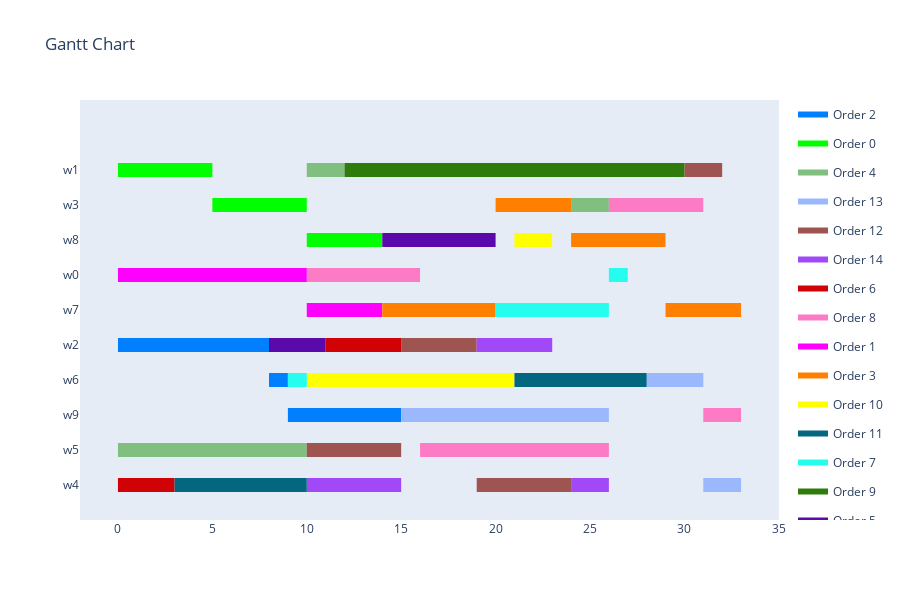

The cell this chart's notebook holds for it:
### Markdown cell above
Visualization

### Code cell
visualize_schedule(schedule, production_environment, orders)

### Figure 1 — Plotly figure (JSON) as saved in the notebook; plotly's stock layout.template omitted (floating-point values rounded to 4 significant figures)
{"data": [{"fill": "toself", "fillcolor": "rgb(0, 128, 255)", "hoverinfo": "name", "legendgroup": "rgb(0, 128, 255)", "mode": "none", "name": "Order 2", "type": "scatter", "x": [0, 8, 8, 0, 0, 8, 9, 9, 8, 8, 9, 13, 13, 9, 9, 13, 15, 15, 13], "y": [3.8, 3.8, 4.2, 4.2, null, 2.8, 2.8, 3.2, 3.2, null, 1.8, 1.8, 2.2, 2.2, null, 1.8, 1.8, 2.2, 2.2]}, {"fill": "toself", "fillcolor": "rgb(0, 255, 0)", "hoverinfo": "name", "legendgroup": "rgb(0, 255, 0)", "mode": "none", "name": "Order 0", "type": "scatter", "x": [0, 4, 4, 0, 0, 4, 5, 5, 4, 4, 5, 10, 10, 5, 5, 10, 14, 14, 10], "y": [8.8, 8.8, 9.2, 9.2, null, 8.8, 8.8, 9.2, 9.2, null, 7.8, 7.8, 8.2, 8.2, null, 6.8, 6.8, 7.2, 7.2]}, {"fill": "toself", "fillcolor": "rgb(128, 191, 128)", "hoverinfo": "name", "legendgroup": "rgb(128, 191, 128)", "mode": "none", "name": "Order 4", "type": "scatter", "x": [10, 12, 12, 10, 10, 24, 26, 26, 24, 24, 0, 8, 8, 0, 0, 8, 10, 10, 8], "y": [8.8, 8.8, 9.2, 9.2, null, 7.8, 7.8, 8.2, 8.2, null, 0.8, 0.8, 1.2, 1.2, null, 0.8, 0.8, 1.2, 1.2]}, {"fill": "toself", "fillcolor": "rgb(156, 184, 252)", "hoverinfo": "name", "legendgroup": "rgb(156, 184, 252)", "mode": "none", "name": "Order 13", "type": "scatter", "x": [28, 31, 31, 28, 28, 15, 20, 20, 15, 15, 20, 26, 26, 20, 20, 31, 33, 33, 31], "y": [2.8, 2.8, 3.2, 3.2, null, 1.8, 1.8, 2.2, 2.2, null, 1.8, 1.8, 2.2, 2.2, null, -0.2, -0.2, 0.2, 0.2]}, {"fill": "toself", "fillcolor": "rgb(158, 84, 81)", "hoverinfo": "name", "legendgroup": "rgb(158, 84, 81)", "mode": "none", "name": "Order 12", "type": "scatter", "x": [30, 32, 32, 30, 30, 15, 19, 19, 15, 15, 10, 15, 15, 10, 10, 19, 24, 24, 19], "y": [8.8, 8.8, 9.2, 9.2, null, 3.8, 3.8, 4.2, 4.2, null, 0.8, 0.8, 1.2, 1.2, null, -0.2, -0.2, 0.2, 0.2]}, {"fill": "toself", "fillcolor": "rgb(161, 72, 247)", "hoverinfo": "name", "legendgroup": "rgb(161, 72, 247)", "mode": "none", "name": "Order 14", "type": "scatter", "x": [19, 21, 21, 19, 19, 21, 23, 23, 21, 21, 10, 15, 15, 10, 10, 24, 26, 26, 24], "y": [3.8, 3.8, 4.2, 4.2, null, 3.8, 3.8, 4.2, 4.2, null, -0.2, -0.2, 0.2, 0.2, null, -0.2, -0.2, 0.2, 0.2]}, {"fill": "toself", "fillcolor": "rgb(209, 2, 5)", "hoverinfo": "name", "legendgroup": "rgb(209, 2, 5)", "mode": "none", "name": "Order 6", "type": "scatter", "x": [11, 15, 15, 11, 11, 0, 3, 3, 0], "y": [3.8, 3.8, 4.2, 4.2, null, -0.2, -0.2, 0.2, 0.2]}, {"fill": "toself", "fillcolor": "rgb(253, 123, 196)", "hoverinfo": "name", "legendgroup": "rgb(253, 123, 196)", "mode": "none", "name": "Order 8", "type": "scatter", "x": [26, 31, 31, 26, 26, 10, 16, 16, 10, 10, 31, 33, 33, 31, 31, 16, 26, 26, 16], "y": [7.8, 7.8, 8.2, 8.2, null, 5.8, 5.8, 6.2, 6.2, null, 1.8, 1.8, 2.2, 2.2, null, 0.8, 0.8, 1.2, 1.2]}, {"fill": "toself", "fillcolor": "rgb(255, 0, 255)", "hoverinfo": "name", "legendgroup": "rgb(255, 0, 255)", "mode": "none", "name": "Order 1", "type": "scatter", "x": [0, 4, 4, 0, 0, 4, 10, 10, 4, 4, 10, 13, 13, 10, 10, 13, 14, 14, 13], "y": [5.8, 5.8, 6.2, 6.2, null, 5.8, 5.8, 6.2, 6.2, null, 4.8, 4.8, 5.2, 5.2, null, 4.8, 4.8, 5.2, 5.2]}, {"fill": "toself", "fillcolor": "rgb(255, 128, 0)", "hoverinfo": "name", "legendgroup": "rgb(255, 128, 0)", "mode": "none", "name": "Order 3", "type": "scatter", "x": [20, 24, 24, 20, 20, 24, 29, 29, 24, 24, 14, 20, 20, 14, 14, 29, 33, 33, 29], "y": [7.8, 7.8, 8.2, 8.2, null, 6.8, 6.8, 7.2, 7.2, null, 4.8, 4.8, 5.2, 5.2, null, 4.8, 4.8, 5.2, 5.2]}, {"fill": "toself", "fillcolor": "rgb(255, 255, 0)", "hoverinfo": "name", "legendgroup": "rgb(255, 255, 0)", "mode": "none", "name": "Order 10", "type": "scatter", "x": [21, 23, 23, 21, 21, 10, 11, 11, 10, 10, 11, 15, 15, 11, 11, 15, 21, 21, 15], "y": [6.8, 6.8, 7.2, 7.2, null, 2.8, 2.8, 3.2, 3.2, null, 2.8, 2.8, 3.2, 3.2, null, 2.8, 2.8, 3.2, 3.2]}, {"fill": "toself", "fillcolor": "rgb(3, 103, 127)", "hoverinfo": "name", "legendgroup": "rgb(3, 103, 127)", "mode": "none", "name": "Order 11", "type": "scatter", "x": [21, 26, 26, 21, 21, 26, 28, 28, 26, 26, 3, 6, 6, 3, 3, 6, 10, 10, 6], "y": [2.8, 2.8, 3.2, 3.2, null, 2.8, 2.8, 3.2, 3.2, null, -0.2, -0.2, 0.2, 0.2, null, -0.2, -0.2, 0.2, 0.2]}, {"fill": "toself", "fillcolor": "rgb(37, 254, 238)", "hoverinfo": "name", "legendgroup": "rgb(37, 254, 238)", "mode": "none", "name": "Order 7", "type": "scatter", "x": [26, 27, 27, 26, 26, 20, 21, 21, 20, 20, 21, 26, 26, 21, 21, 9, 10, 10, 9], "y": [5.8, 5.8, 6.2, 6.2, null, 4.8, 4.8, 5.2, 5.2, null, 4.8, 4.8, 5.2, 5.2, null, 2.8, 2.8, 3.2, 3.2]}, {"fill": "toself", "fillcolor": "rgb(46, 125, 12)", "hoverinfo": "name", "legendgroup": "rgb(46, 125, 12)", "mode": "none", "name": "Order 9", "type": "scatter", "x": [12, 20, 20, 12, 12, 20, 25, 25, 20, 20, 25, 28, 28, 25, 25, 28, 30, 30, 28], "y": [8.8, 8.8, 9.2, 9.2, null, 8.8, 8.8, 9.2, 9.2, null, 8.8, 8.8, 9.2, 9.2, null, 8.8, 8.8, 9.2, 9.2]}, {"fill": "toself", "fillcolor": "rgb(90, 9, 171)", "hoverinfo": "name", "legendgroup": "rgb(90, 9, 171)", "mode": "none", "name": "Order 5", "type": "scatter", "x": [14, 20, 20, 14, 14, 8, 11, 11, 8], "y": [6.8, 6.8, 7.2, 7.2, null, 3.8, 3.8, 4.2, 4.2]}, {"legendgroup": "rgb(0, 128, 255)", "marker": {"color": "rgb(0, 128, 255)", "opacity": 0, "size": 1}, "mode": "markers", "name": "", "showlegend": false, "text": [null, null, null, null, null, null, null, null], "type": "scatter", "x": [0, 8, 8, 9, 9, 13, 13, 15], "y": [4, 4, 3, 3, 2, 2, 2, 2]}, {"legendgroup": "rgb(0, 255, 0)", "marker": {"color": "rgb(0, 255, 0)", "opacity": 0, "size": 1}, "mode": "markers", "name": "", "showlegend": false, "text": [null, null, null, null, null, null, null, null], "type": "scatter", "x": [0, 4, 4, 5, 5, 10, 10, 14], "y": [9, 9, 9, 9, 8, 8, 7, 7]}, {"legendgroup": "rgb(128, 191, 128)", "marker": {"color": "rgb(128, 191, 128)", "opacity": 0, "size": 1}, "mode": "markers", "name": "", "showlegend": false, "text": [null, null, null, null, null, null, null, null], "type": "scatter", "x": [10, 12, 24, 26, 0, 8, 8, 10], "y": [9, 9, 8, 8, 1, 1, 1, 1]}, {"legendgroup": "rgb(156, 184, 252)", "marker": {"color": "rgb(156, 184, 252)", "opacity": 0, "size": 1}, "mode": "markers", "name": "", "showlegend": false, "text": [null, null, null, null, null, null, null, null], "type": "scatter", "x": [28, 31, 15, 20, 20, 26, 31, 33], "y": [3, 3, 2, 2, 2, 2, 0, 0]}, {"legendgroup": "rgb(158, 84, 81)", "marker": {"color": "rgb(158, 84, 81)", "opacity": 0, "size": 1}, "mode": "markers", "name": "", "showlegend": false, "text": [null, null, null, null, null, null, null, null], "type": "scatter", "x": [30, 32, 15, 19, 10, 15, 19, 24], "y": [9, 9, 4, 4, 1, 1, 0, 0]}, {"legendgroup": "rgb(161, 72, 247)", "marker": {"color": "rgb(161, 72, 247)", "opacity": 0, "size": 1}, "mode": "markers", "name": "", "showlegend": false, "text": [null, null, null, null, null, null, null, null], "type": "scatter", "x": [19, 21, 21, 23, 10, 15, 24, 26], "y": [4, 4, 4, 4, 0, 0, 0, 0]}, {"legendgroup": "rgb(209, 2, 5)", "marker": {"color": "rgb(209, 2, 5)", "opacity": 0, "size": 1}, "mode": "markers", "name": "", "showlegend": false, "text": [null, null, null, null], "type": "scatter", "x": [11, 15, 0, 3], "y": [4, 4, 0, 0]}, {"legendgroup": "rgb(253, 123, 196)", "marker": {"color": "rgb(253, 123, 196)", "opacity": 0, "size": 1}, "mode": "markers", "name": "", "showlegend": false, "text": [null, null, null, null, null, null, null, null], "type": "scatter", "x": [26, 31, 10, 16, 31, 33, 16, 26], "y": [8, 8, 6, 6, 2, 2, 1, 1]}, {"legendgroup": "rgb(255, 0, 255)", "marker": {"color": "rgb(255, 0, 255)", "opacity": 0, "size": 1}, "mode": "markers", "name": "", "showlegend": false, "text": [null, null, null, null, null, null, null, null], "type": "scatter", "x": [0, 4, 4, 10, 10, 13, 13, 14], "y": [6, 6, 6, 6, 5, 5, 5, 5]}, {"legendgroup": "rgb(255, 128, 0)", "marker": {"color": "rgb(255, 128, 0)", "opacity": 0, "size": 1}, "mode": "markers", "name": "", "showlegend": false, "text": [null, null, null, null, null, null, null, null], "type": "scatter", "x": [20, 24, 24, 29, 14, 20, 29, 33], "y": [8, 8, 7, 7, 5, 5, 5, 5]}, {"legendgroup": "rgb(255, 255, 0)", "marker": {"color": "rgb(255, 255, 0)", "opacity": 0, "size": 1}, "mode": "markers", "name": "", "showlegend": false, "text": [null, null, null, null, null, null, null, null], "type": "scatter", "x": [21, 23, 10, 11, 11, 15, 15, 21], "y": [7, 7, 3, 3, 3, 3, 3, 3]}, {"legendgroup": "rgb(3, 103, 127)", "marker": {"color": "rgb(3, 103, 127)", "opacity": 0, "size": 1}, "mode": "markers", "name": "", "showlegend": false, "text": [null, null, null, null, null, null, null, null], "type": "scatter", "x": [21, 26, 26, 28, 3, 6, 6, 10], "y": [3, 3, 3, 3, 0, 0, 0, 0]}, {"legendgroup": "rgb(37, 254, 238)", "marker": {"color": "rgb(37, 254, 238)", "opacity": 0, "size": 1}, "mode": "markers", "name": "", "showlegend": false, "text": [null, null, null, null, null, null, null, null], "type": "scatter", "x": [26, 27, 20, 21, 21, 26, 9, 10], "y": [6, 6, 5, 5, 5, 5, 3, 3]}, {"legendgroup": "rgb(46, 125, 12)", "marker": {"color": "rgb(46, 125, 12)", "opacity": 0, "size": 1}, "mode": "markers", "name": "", "showlegend": false, "text": [null, null, null, null, null, null, null, null], "type": "scatter", "x": [12, 20, 20, 25, 25, 28, 28, 30], "y": [9, 9, 9, 9, 9, 9, 9, 9]}, {"legendgroup": "rgb(90, 9, 171)", "marker": {"color": "rgb(90, 9, 171)", "opacity": 0, "size": 1}, "mode": "markers", "name": "", "showlegend": false, "text": [null, null, null, null], "type": "scatter", "x": [14, 20, 8, 11], "y": [7, 7, 4, 4]}], "layout": {"height": 600, "hovermode": "closest", "showlegend": true, "title": {"text": "Gantt Chart"}, "xaxis": {"rangeselector": {"buttons": [{"count": 7, "label": "1w", "step": "day", "stepmode": "backward"}, {"count": 1, "label": "1m", "step": "month", "stepmode": "backward"}, {"count": 6, "label": "6m", "step": "month", "stepmode": "backward"}, {"count": 1, "label": "YTD", "step": "year", "stepmode": "todate"}, {"count": 1, "label": "1y", "step": "year", "stepmode": "backward"}, {"step": "all"}]}, "showgrid": false, "type": "linear", "zeroline": false}, "yaxis": {"autorange": false, "range": [-1, 11], "showgrid": false, "ticktext": ["w4", "w5", "w9", "w6", "w2", "w7", "w0", "w8", "w3", "w1"], "tickvals": [0, 1, 2, 3, 4, 5, 6, 7, 8, 9], "zeroline": false}}}
